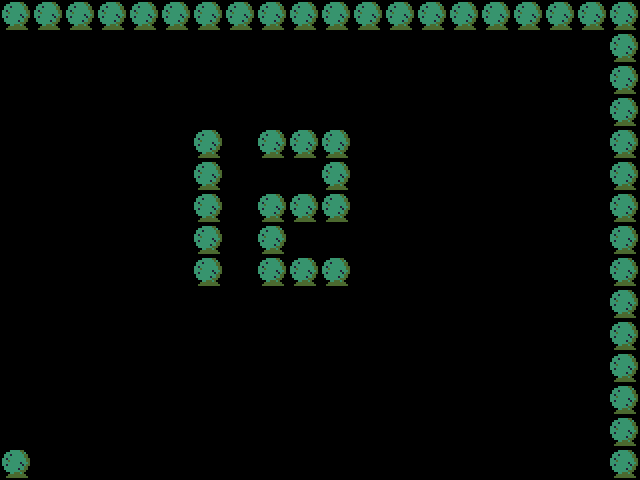

A level layout from a 2D game, rendered from its tile map. Below: a short description, then the map file with its tile-grid data intact:
An orthogonal 20x15 tile map with 32x32 px tiles, 1 tile layer (object).

<map version="1.0" orientation="orthogonal" renderorder="right-down" width="20" height="15" tilewidth="32" tileheight="32" nextobjectid="1">
 <tileset firstgid="1" name="tileset" tilewidth="32" tileheight="32" tilecount="64" columns="8">
  <image source="tileset.png" width="256" height="256" />
 </tileset>
 <layer name="object" width="20" height="15">
  <data encoding="csv">
3,3,3,3,3,3,3,3,3,3,3,3,3,3,3,3,3,3,3,3,
0,0,0,0,0,0,0,0,0,0,0,0,0,0,0,0,0,0,0,3,
0,0,0,0,0,0,0,0,0,0,0,0,0,0,0,0,0,0,0,3,
0,0,0,0,0,0,0,0,0,0,0,0,0,0,0,0,0,0,0,3,
0,0,0,0,0,0,3,0,3,3,3,0,0,0,0,0,0,0,0,3,
0,0,0,0,0,0,3,0,0,0,3,0,0,0,0,0,0,0,0,3,
0,0,0,0,0,0,3,0,3,3,3,0,0,0,0,0,0,0,0,3,
0,0,0,0,0,0,3,0,3,0,0,0,0,0,0,0,0,0,0,3,
0,0,0,0,0,0,3,0,3,3,3,0,0,0,0,0,0,0,0,3,
0,0,0,0,0,0,0,0,0,0,0,0,0,0,0,0,0,0,0,3,
0,0,0,0,0,0,0,0,0,0,0,0,0,0,0,0,0,0,0,3,
0,0,0,0,0,0,0,0,0,0,0,0,0,0,0,0,0,0,0,3,
0,0,0,0,0,0,0,0,0,0,0,0,0,0,0,0,0,0,0,3,
0,0,0,0,0,0,0,0,0,0,0,0,0,0,0,0,0,0,0,3,
3,0,0,0,0,0,0,0,0,0,0,0,0,0,0,0,0,0,0,3
</data>
 </layer>
</map>
